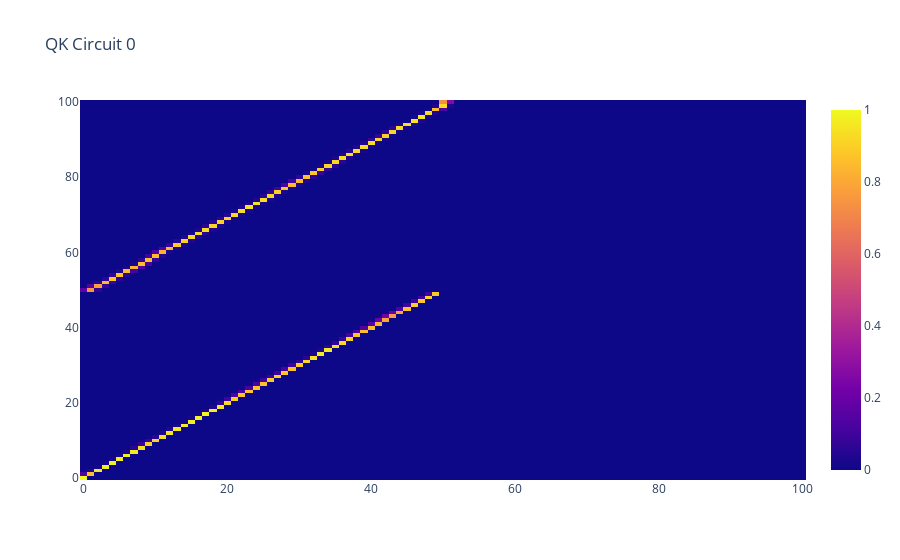

Here is the notebook cell this chart was saved with:
### Code cell
def mask_scores(attn_scores):
    '''Mask the attention scores so that tokens don't attend to previous tokens.'''
    mask = torch.tril(torch.ones_like(attn_scores)).bool()
    neg_inf = torch.tensor(-1.0e6).to(attn_scores.device)
    masked_attn_scores = torch.where(mask, attn_scores, neg_inf)
    return masked_attn_scores


for head in range(h):
    # view OV circuit
    W_pos = model.cache["W_pos"]
    pos_by_pos_scores = W_pos @ model.layers[0].attn.layer_fn.cache['W_QK'][head] @ W_pos.T # (vocab_size, vocab_size)
    masked_scaled = mask_scores(pos_by_pos_scores / ((d_model // h) ** 0.5))
    pos_by_pos_pattern = torch.softmax(masked_scaled, dim=-1)
    plotly_fig = go.Figure(data=go.Heatmap(z=pos_by_pos_pattern.numpy()))
    plotly_fig.update_layout(title=f'QK Circuit {head}')
    pyo.iplot(plotly_fig)

### Figure 1 — Plotly figure (JSON) as saved in the notebook; plotly's stock layout.template omitted (floating-point values rounded to 4 significant figures; data arrays with more than 128 entries replaced by an {"elided": "..."} marker saying what was removed)
{"data": [{"type": "heatmap", "z": {"elided": "101x101 float values"}}], "layout": {"title": {"text": "QK Circuit 0"}}}
